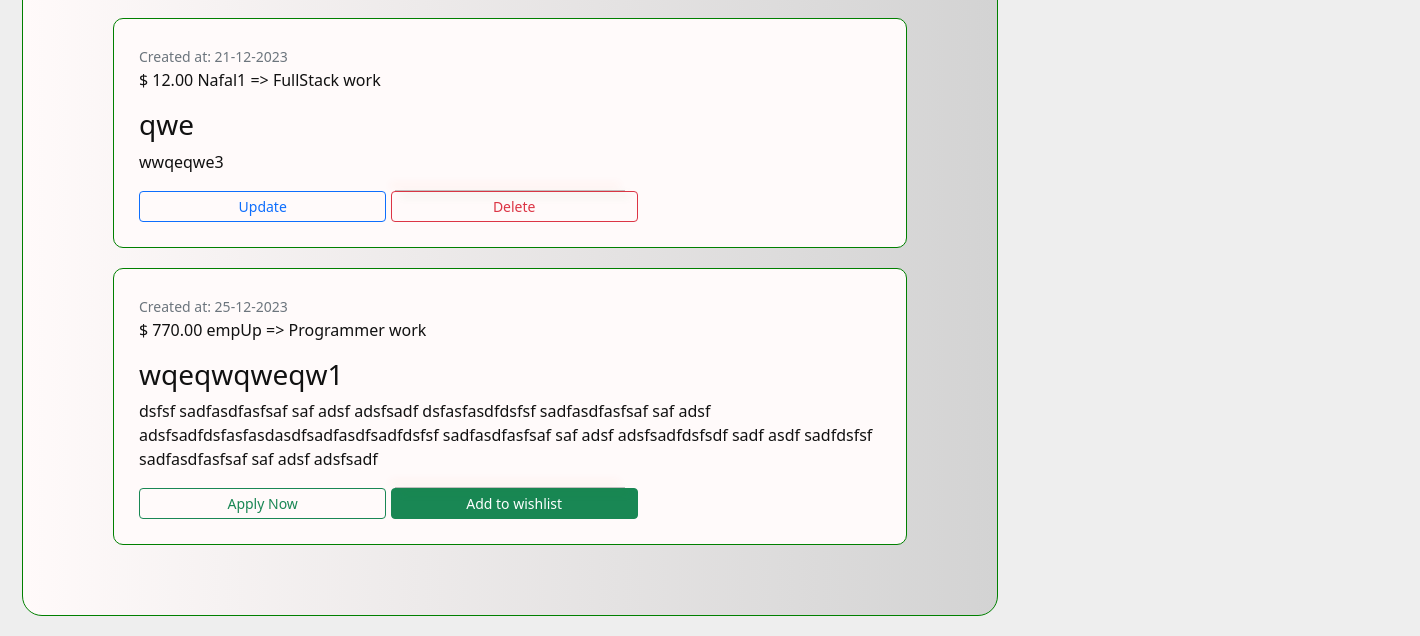
/books/ (signed in, lower part), run on an earlier commit of the app's database.
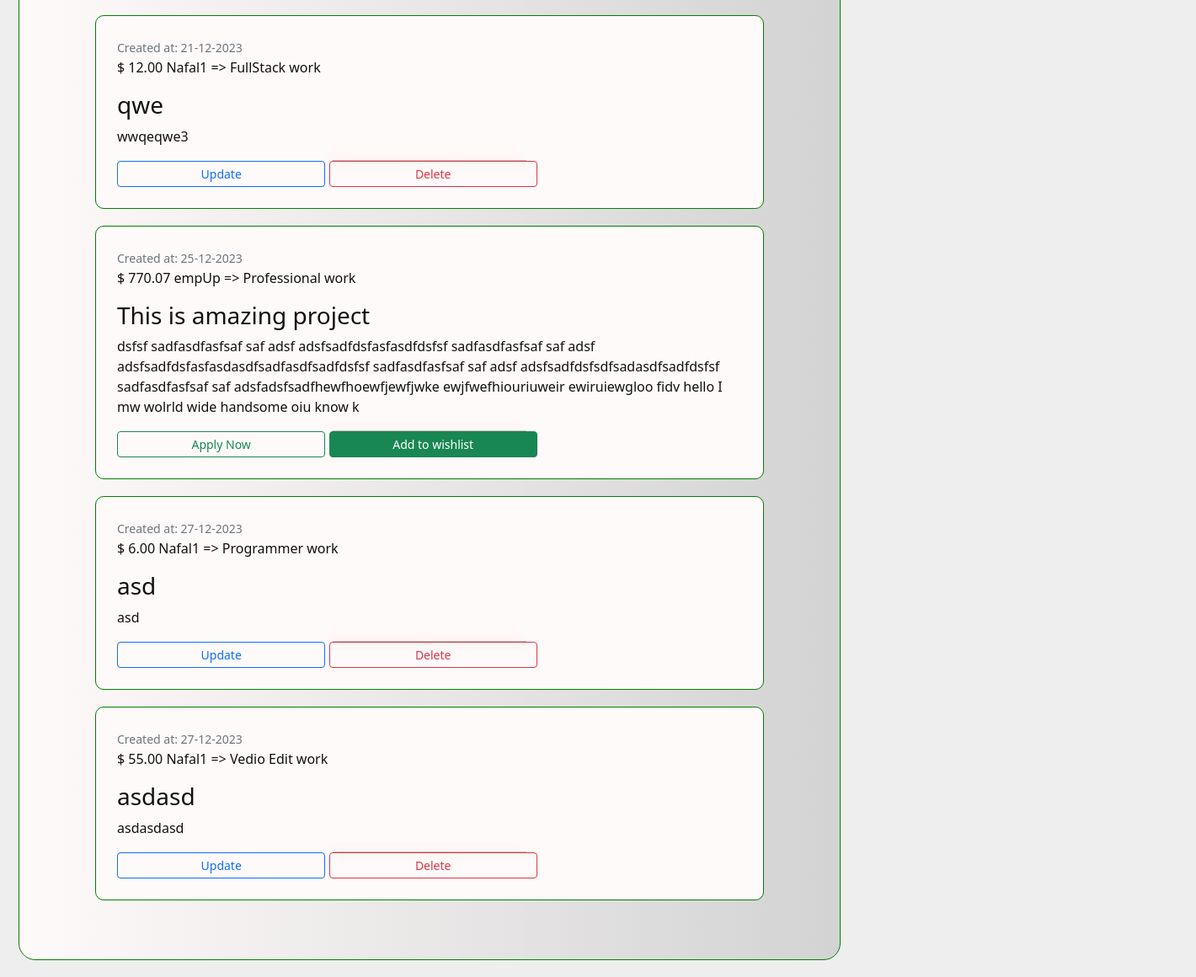
And on a later commit of the database.
### books/models.py (models this page shows, shortened)
class Books(models.Model):
    title: str = models.CharField(max_length=100)
    description: str = models.TextField(max_length=500)
    author: User = models.ForeignKey(User, on_delete=models.SET_NULL,
                                     null=True, blank=True)
    genre: str = models.CharField(max_length=25)
    is_available: bool = models.BooleanField(default=True)
    price: float = models.DecimalField(max_digits=5, decimal_places=2)
    created: datetime = models.DateTimeField(auto_now_add=True)
    image = models.ImageField(
        default='books/book_default_img.png', upload_to="books")
    objects = models.Manager()  # default
    c_objects = BooksManager()  # custom manager

### books/views.py (the view)
# urls.py: path("", BooksListView.as_view(), name="books_view"),
class BooksListView(ListView):
    modal = Books
    template_name = 'books.html'
    def get_queryset(self):
        return Books.objects.all()

### books/templates/books.html (shortened to what this page needs)
{% extends 'base.html' %}
{% load static %}
{% load django_bootstrap5 %}
{% block content %}
  <br />
  <br /><br />
  <div class="leftss">
    <div class="ch_1">
      <br />
      <br />
      <div class="container-fluid">
        <div class="all-books">
          <br><br>
          {% if object_list %}
            {% for book in object_list %}
              <div class="book">
                <div class="book-header">
                  <small class="text-secondary">Created at: {{ book.created|date:'d-m-Y' }}</small>
                  <p class="book-cost">$ {{ book.price }} {{ book.author }} => {{ book.genre }} work</p>
                </div>
                <h3>{{ book.title }}</h3>
                <p>{{ book.description }}</p>
                  <div class="book-footer">
                    <hr />
                    {% if book.author.id == request.user.id %}
                      <a href="{% url 'update_book' book.id %}" class="btn btn-sm col-sm-4 btn-outline-primary">Update</a>
                      <a href="{% url 'delete_book' book.id %}" class="btn btn-sm col-sm-4 btn-outline-danger">Delete</a>
                    {% else %}
                      <a href="{% url 'book_details' book.id %}" class="btn btn-sm col-sm-4 btn-outline-success">Apply Now</a>
                      <a href="{% url 'add_to_wishlist' book.id %}" class="btn btn-sm col-sm-4 btn-success">Add to wishlist</a>
                    {% endif %}
                  </div>
              </div>
            {% endfor %}
          {% else %}
            <p>No books found</p>
          {% endif %}
        </div>
      </div>
    </div>
  </div>
{% endblock %}

### templates/base.html (shortened to what this page needs)
{% load static %}
{% load django_bootstrap5 %}
<!DOCTYPE html>
<html lang="en">
  <head>
    {% bootstrap_css %}
    <link rel="stylesheet" type="text/css" href="{% static 'css/base.css' %}" />
    <link rel="stylesheet" type="text/css" href="{% static 'css/navbar.css' %}" />
  </head>
  <body>
    {% if user.is_authenticated %}
      <main id="logged-in-menu">
        <div>
        </div>
        <div>
          {% block content %}
          {% endblock %}
        </div>
      </main>
    {% endif %}
  </body>
</html>

### static/css/base.css (style rules this page uses)
* { padding: 0; margin: 0; box-sizing: border-box; transition: 0.2s ease-out; }
body { background-color: #eee; color: #111; }
main#logged-in-menu { min-height: 100vh; display: grid; grid-template-columns: 50px 1fr; gap: 10px; background-color: #eee; }
main#logged-in-menu > div { position: relative; }
main#logged-in-menu > div:first-child { border-radius: 0 10px 10px 0; }
main#logged-in-menu > div:last-child { padding: 10px; }

### static/css/navbar.css (style rules this page uses)
* { margin: 0; padding: 0; box-sizing: border-box; transition: 0.3s; }

### books/templates/books.html (style rules this page uses)
.all-books { background-image: linear-gradient(to right, snow, lightgray); border-radius: 0 20px 20px 20px; padding: 50px; border: 1px solid green; }
.book { border-radius: 10px; padding: 25px; background-image: linear-gradient(to right, snow, snow); border: 1px solid green; margin: 20px 40px; }
.book hr { background-color: green; }
.leftss { display: grid; grid-template-columns: repeat(3, 1fr); gap: 10px; }
.leftss .ch_1 { width: 1000px; margin: 10px -60px; }
.ch_2 h1, a { font-family: Georgia, 'Times New Roman', Times, serif; font-size: 20px; }
hr { width: 230px; box-shadow: 5px 5px 8px green, -5px -5px 8px orangered; margin: 0 auto; }

What changed in the data, as far as the page shows it:
changed Books "empUp": price "770.00" → "770.07"; genre "Programmer" → "Professional"; title "wqeqwqweqw1" → "This is amazing project"; description "dsfsf sadfasdfasfsaf saf adsf adsfsadf dsfasfasdfdsfsf sadfasdfasfsaf saf adsf adsfsadfdsfasfasdasdfsadfasdfsadfdsfsf sadfasdfasfsaf saf adsf adsfsadfdsfsdf sadf asdf sadfdsfsf sadfasdfasfsaf saf adsf adsfsadf" → "dsfsf sadfasdfasfsaf saf adsf adsfsadfdsfasfasdfdsfsf sadfasdfasfsaf saf adsf adsfsadfdsfasfasdasdfsadfasdfsadfdsfsf sadfasdfasfsaf saf adsf adsfsadfdsfsdfsadasdfsadfdsfsf sadfasdfasfsaf saf adsfadsfsadfhewfhoewfjewfjwke ewjfwefhiouriuweir ewiruiewgloo fidv hello I mw wolrld wide handsome oiu know k"
added Books: created "27-12-2023", price "6.00", author "Nafal1", genre "Programmer", title "asd", description "asd", shows "Update"
added Books: created "27-12-2023", price "55.00", author "Nafal1", genre "Vedio Edit", title "asdasd", description "asdasdasd", shows "Update"
